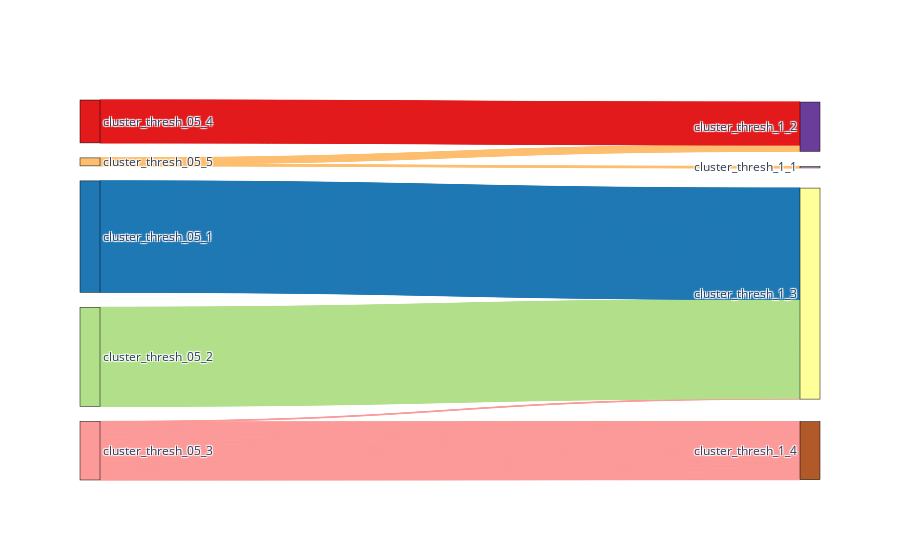

Notebook cell for this chart:
### Code cell
alluvial_plot(cluster_labels, id_clustering=["cluster_thresh_05_","cluster_thresh_1_" ])

### Figure 1 — Plotly figure (JSON) as saved in the notebook; plotly's stock layout.template omitted (floating-point values rounded to 4 significant figures; data arrays with more than 128 entries replaced by an {"elided": "..."} marker saying what was removed)
{"data": [{"link": {"color": {"elided": "1201 str values"}, "source": {"elided": "1201 int values"}, "target": {"elided": "1201 int values"}, "value": {"elided": "1201 int values"}}, "node": {"color": ["#a6cee3", "#1f78b4", "#b2df8a", "#fb9a99", "#e31a1c", "#fdbf6f", "#cab2d6", "#6a3d9a", "#ffff99", "#b15928"], "label": ["none", "cluster_thresh_05_1", "cluster_thresh_05_2", "cluster_thresh_05_3", "cluster_thresh_05_4", "cluster_thresh_05_5", "cluster_thresh_1_1", "cluster_thresh_1_2", "cluster_thresh_1_3", "cluster_thresh_1_4"], "line": {"color": "black", "width": 0.5}, "pad": 15, "thickness": 20}, "type": "sankey"}], "layout": {}}
